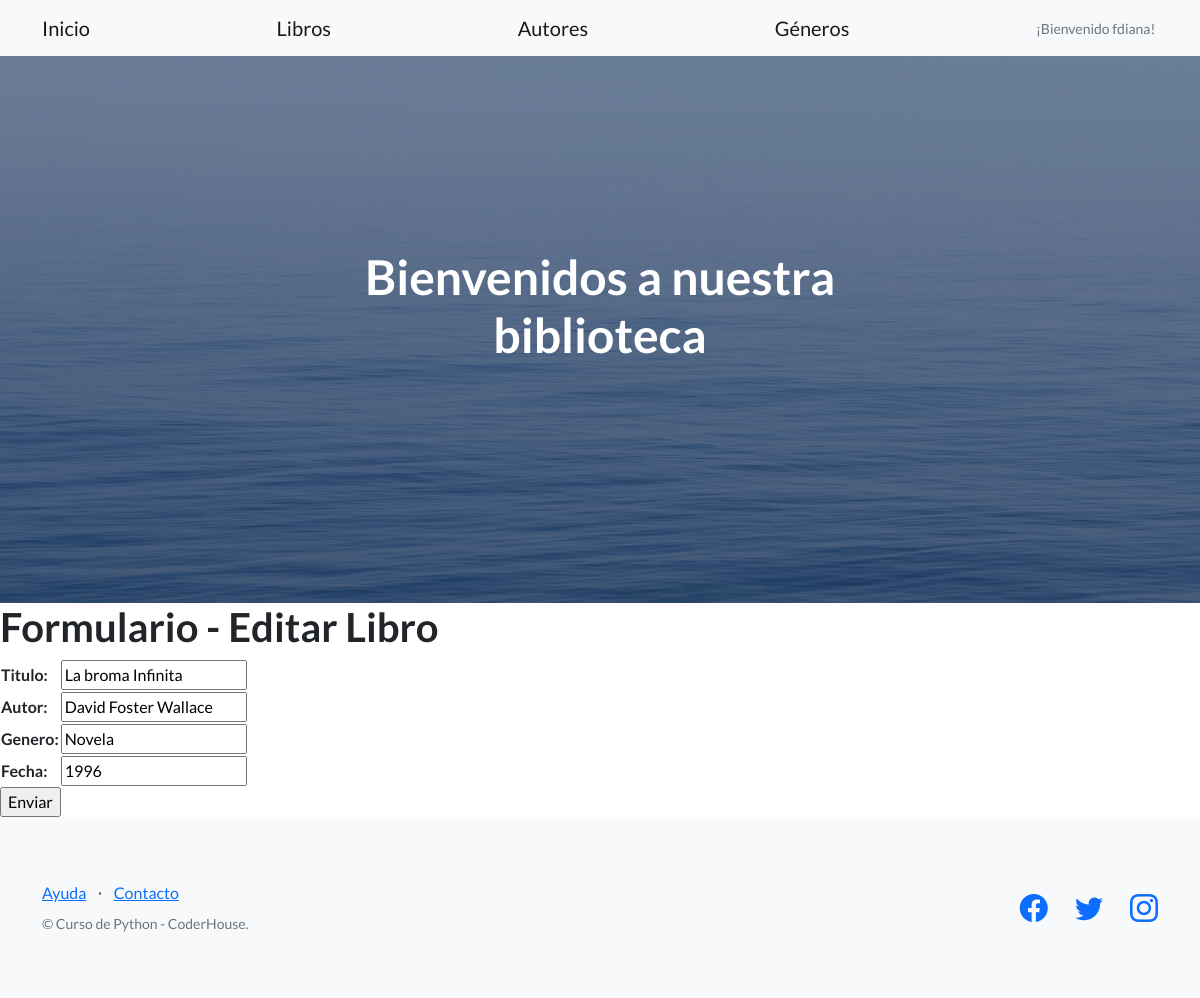
Screenshot of /editarLibro/La broma Infinita/ (signed in) with the database file from the repository.
### AppCoder/models.py (models this page shows, shortened)
class Libro(models.Model):
    titulo=models.CharField(max_length=40)
    autor=models.CharField(max_length=40)
    genero=models.CharField(max_length=40)
    fecha=models.CharField(max_length=40)

### AppCoder/views.py (the view)
# urls.py: path('editarLibro/<libro_titulo>/', views.editarLibro, name="EditarLibro"),
def editarLibro(request, libro_titulo):
  libro = Libro.objects.get(titulo=libro_titulo)
  if request.method == 'POST':
    miFormulario = LibroFormulario(request.POST)
    print(miFormulario)
    if miFormulario.is_valid: # Si pasó la validación de Django
      informacion = miFormulario.cleaned_data
      libro.titulo = informacion['titulo']
      libro.autor = informacion['autor']
      libro.genero = informacion['genero']
      libro.fecha = informacion['fecha']
      libro.save()
      return render(request, "AppCoder/editarLibro.html")
  else:
    miFormulario = LibroFormulario(initial={'titulo': libro.titulo, 'autor': libro.autor,
                          'genero': libro.genero, 'fecha': libro.fecha})
  return render(request, "AppCoder/editarLibro.html", {"miFormulario": miFormulario, "libro_titulo": libro_titulo})

### AppCoder/forms.py
class LibroFormulario(forms.Form):
    titulo = forms.CharField()
    autor = forms.CharField()
    genero = forms.CharField()
    fecha = forms.CharField()

### AppCoder/templates/AppCoder/editarLibro.html (shortened to what this page needs)
{% extends "AppCoder/padre.html" %}
{% load static %}
{% block contenidoQueCambia %}
    <h1>Formulario - Editar Libro</h1>
    <form action="" method="POST">{% csrf_token %}
        <table>
            {{ miFormulario.as_table }}
        </table>
        <input type="submit", value="Enviar">
    </form>
{% endblock %}

### AppCoder/templates/AppCoder/padre.html (shortened to what this page needs)
<!DOCTYPE html>
<html lang="en">
    <head>
        {% load static %}
        <link href="https://cdn.jsdelivr.net/npm/bootstrap-icons@1.5.0/font/bootstrap-icons.css" rel="stylesheet" type="text/css" />
        <link href="{%static 'AppCoder/css/styles.css' %}" rel="stylesheet" />
    </head>
    <body>
        <nav class="navbar navbar-light bg-light static-top">
            <div class="container">
                <a class="navbar-brand" href="{% url 'Inicio' %}">Inicio</a>
                <a class="navbar-brand" href="{% url 'Libros' %}">Libros</a>
                <a class="navbar-brand" href="{% url 'Autores' %}">Autores</a>
                <a class="navbar-brand" href="{% url 'Géneros' %}">Géneros</a>
                {% if request.user.is_authenticated %}
                <p class="text-muted small mb-4 mb-lg-0"> ¡Bienvenido {{user.username}}! <img height="25px" src="{{url}}"></p>
                {% endif %}</a>
            </div>
        </nav>
        <header class="masthead">
            <div class="container position-relative">
                <div class="row justify-content-center">
                    <div class="col-xl-6">
                        <div class="text-center text-white">
                            <h1 class="mb-5">Bienvenidos a nuestra biblioteca</h1>
                        </div>
                    </div>
                </div>
            </div>
        </header>
        {% block contenidoQueCambia %}
        {% endblock %}
        <footer class="footer bg-light">
            <div class="container">
                <div class="row">
                    <div class="col-lg-6 h-100 text-center text-lg-start my-auto">
                        <ul class="list-inline mb-2">
                            <li class="list-inline-item"><a href="#!">Ayuda</a></li>
                            <li class="list-inline-item">⋅</li>
                            <li class="list-inline-item"><a href="#!">Contacto</a></li>
                        </ul>
                        <p class="text-muted small mb-4 mb-lg-0">&copy; Curso de Python - CoderHouse.</p>
                    </div>
                    <div class="col-lg-6 h-100 text-center text-lg-end my-auto">
                        <ul class="list-inline mb-0">
                            <li class="list-inline-item me-4">
                                <a href="#!"><i class="bi-facebook fs-3"></i></a>
                            </li>
                            <li class="list-inline-item me-4">
                                <a href="#!"><i class="bi-twitter fs-3"></i></a>
                            </li>
                            <li class="list-inline-item">
                                <a href="#!"><i class="bi-instagram fs-3"></i></a>
                            </li>
                        </ul>
                    </div>
                </div>
            </div>
        </footer>
    </body>
</html>

### rows the page displays
Libro: titulo "La broma Infinita", autor "David Foster Wallace", genero "Novela", fecha "1996"

### other values shown
{{ user.username }} "fdiana"
